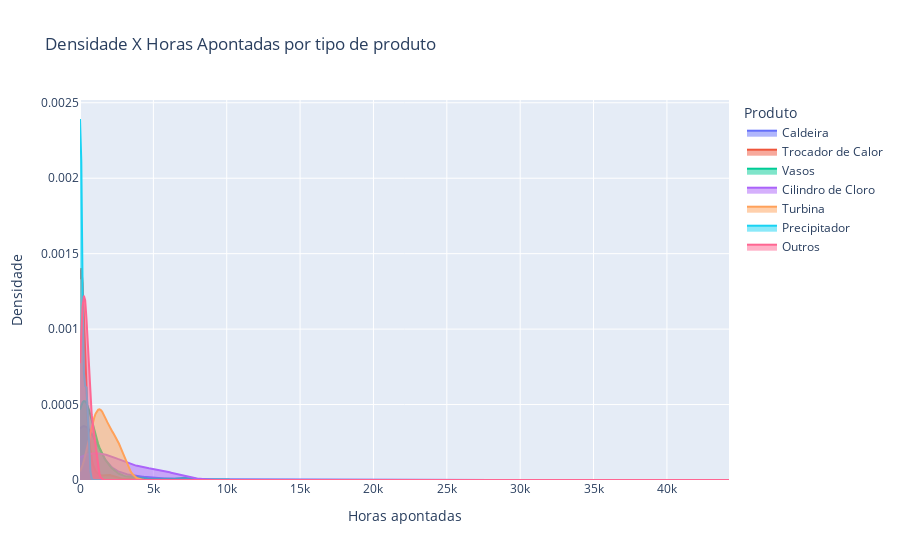

Source (notebook cell):
### Markdown cell above
#### Gráfico de Densidade por tipo de Produto
----

### Code cell
# Tipos de produto e seus dados correspondentes
produtos = {
    "Caldeira": my_data.loc[my_data['TipodeProduto'] == 'Caldeira', 'SomaDeHorasApontadasUnitario'],
    "Trocador de Calor": my_data.loc[my_data['TipodeProduto'] == 'Trocador de Calor', 'SomaDeHorasApontadasUnitario'],
    "Vasos": my_data.loc[my_data['TipodeProduto'] == 'Vasos', 'SomaDeHorasApontadasUnitario'],
    "Cilindro de Cloro": my_data.loc[my_data['TipodeProduto'] == 'Cilindro de Cloro', 'SomaDeHorasApontadasUnitario'],
    "Turbina": my_data.loc[my_data['TipodeProduto'] == 'Turbina', 'SomaDeHorasApontadasUnitario'],
    "Precipitador": my_data.loc[my_data['TipodeProduto'] == 'Precipitador', 'SomaDeHorasApontadasUnitario'],
    "Outros": my_data.loc[my_data['TipodeProduto'] == 'Outros', 'SomaDeHorasApontadasUnitario']
}

# Determinando o intervalo comum para o eixo X
x_vals = np.linspace(
    min(data.min() for data in produtos.values() if not data.empty),
    max(data.max() for data in produtos.values() if not data.empty),
    500
)

# Criando o gráfico
fig = go.Figure()

# Calculando densidades e adicionando traços ao gráfico
for nome, dados in produtos.items():
    if not dados.empty:
        densidade = gaussian_kde(dados.dropna())  # Calcula densidade
        fig.add_trace(go.Scatter(
            x=x_vals, y=densidade(x_vals),
            mode='lines', fill='tozeroy',
            name=nome
        ))

# Ajustando o layout
fig.update_layout(
    title="Densidade X Horas Apontadas por tipo de produto",
    xaxis=dict(title='Horas apontadas'),
    yaxis=dict(title='Densidade'),
    legend_title="Produto"
)

# Mostrando o gráfico
fig.show()

### Figure 1 — Plotly figure (JSON) as saved in the notebook; plotly's stock layout.template omitted (floating-point values rounded to 4 significant figures; data arrays with more than 128 entries replaced by an {"elided": "..."} marker saying what was removed)
{"data": [{"fill": "tozeroy", "mode": "lines", "name": "Caldeira", "type": "scatter", "x": {"elided": "500 float values"}, "y": {"elided": "500 float values"}}, {"fill": "tozeroy", "mode": "lines", "name": "Trocador de Calor", "type": "scatter", "x": {"elided": "500 float values"}, "y": {"elided": "500 float values"}}, {"fill": "tozeroy", "mode": "lines", "name": "Vasos", "type": "scatter", "x": {"elided": "500 float values"}, "y": {"elided": "500 float values"}}, {"fill": "tozeroy", "mode": "lines", "name": "Cilindro de Cloro", "type": "scatter", "x": {"elided": "500 float values"}, "y": {"elided": "500 float values"}}, {"fill": "tozeroy", "mode": "lines", "name": "Turbina", "type": "scatter", "x": {"elided": "500 float values"}, "y": {"elided": "500 float values"}}, {"fill": "tozeroy", "mode": "lines", "name": "Precipitador", "type": "scatter", "x": {"elided": "500 float values"}, "y": {"elided": "500 float values"}}, {"fill": "tozeroy", "mode": "lines", "name": "Outros", "type": "scatter", "x": {"elided": "500 float values"}, "y": {"elided": "500 float values"}}], "layout": {"legend": {"title": {"text": "Produto"}}, "title": {"text": "Densidade X Horas Apontadas por tipo de produto"}, "xaxis": {"title": {"text": "Horas apontadas"}}, "yaxis": {"title": {"text": "Densidade"}}}}
